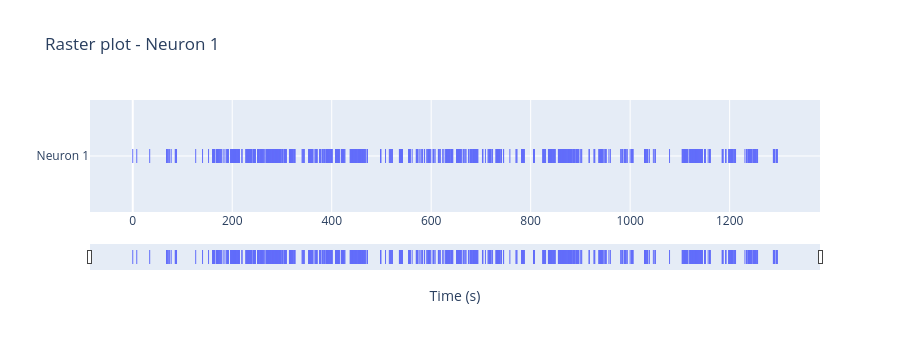

Here is the notebook cell this chart was saved with:
### Code cell
import numpy as np
import plotly.graph_objects as go

# Change these two names if your TSV uses different column names
time_col = "timestamp"
neuron_col = "spike_count"

# Select one neuron
neuron = 1
spikes_n = spikes[spikes[neuron_col] == neuron].copy()

# Convert timestamp differences from microseconds → seconds
# First timestamp becomes t = 0
spikes_n["time_s"] = (
    spikes_n[time_col] - spikes_n[time_col].iloc[0]
) / 1e6

fig = go.Figure()

fig.add_trace(
    go.Scatter(
        x=spikes_n["time_s"],
        y=[1] * len(spikes_n),
        mode="markers",
        marker=dict(
            symbol="line-ns-open",
            size=10
        ),
        hovertemplate="Time: %{x:.3f} s<extra></extra>",
        name=f"Neuron {neuron}"
    )
)

fig.update_layout(
    title=f"Raster plot - Neuron {neuron}",
    xaxis=dict(
        title="Time (s)",
        rangeslider=dict(visible=True),
        type="linear"
    ),
    yaxis=dict(
        title="",
        tickvals=[1],
        ticktext=[f"Neuron {neuron}"],
        range=[0.5, 1.5]
    ),
    height=350,
    showlegend=False
)

fig.show()

### Figure 1 — Plotly figure (JSON) as saved in the notebook; plotly's stock layout.template omitted (floating-point values rounded to 4 significant figures; data arrays with more than 128 entries replaced by an {"elided": "..."} marker saying what was removed)
{"data": [{"hovertemplate": "Time: %{x:.3f} s<extra></extra>", "marker": {"size": 10, "symbol": "line-ns-open"}, "mode": "markers", "name": "Neuron 1", "type": "scatter", "x": {"elided": "1488 float values"}, "y": {"elided": "1488 int values"}}], "layout": {"height": 350, "showlegend": false, "title": {"text": "Raster plot - Neuron 1"}, "xaxis": {"rangeslider": {"visible": true}, "title": {"text": "Time (s)"}, "type": "linear"}, "yaxis": {"range": [0.5, 1.5], "ticktext": ["Neuron 1"], "tickvals": [1], "title": {"text": ""}}}}
